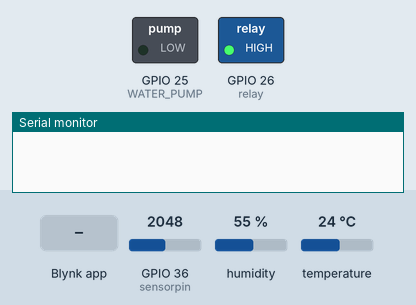
Simulated run of this sketch. Board: ESP32. On the bench: switched loads named in the sketch (green lamp = pin HIGH), the last lines printed to the serial monitor. The test bench sets the inputs (shaded band); at power-on: GPIO 36 (sensorpin) = 2048, humidity 55 %, temperature 24 °C. WiFi joins after 1.5 s; servers stay silent unless stated.

Above: at 3.0 s.
3.1 s: Blynk app writes 1 to V4
At 7.2 s:
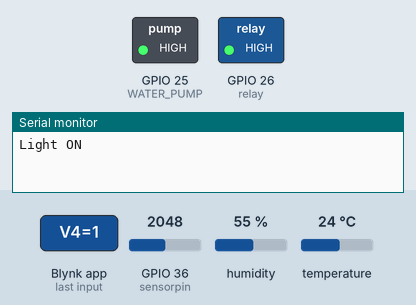
8.7 s: Blynk app writes 0 to V5
At 12.3 s:
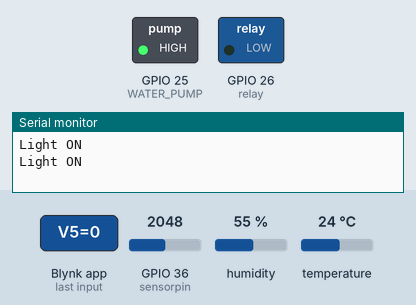
14.3 s: GPIO 36 (sensorpin) set to 2213
22.1 s: GPIO 36 (sensorpin) set to 2312
27.7 s: Blynk app writes 1 to V5
At 32.7 s:
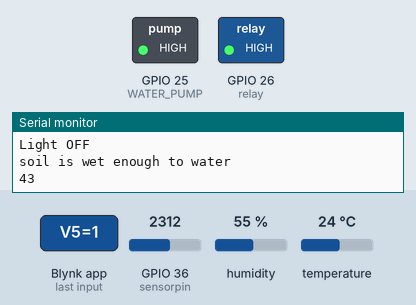
33.5 s: Blynk app writes 200 to V5
At 43.2 s:
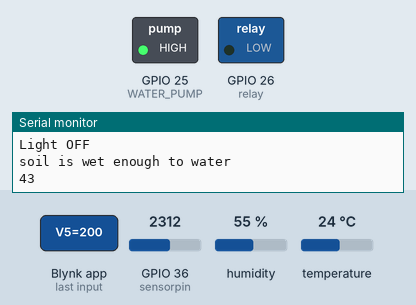
Timing chart, 0 to 44.7 s (numbered marks = the images above; inputs shaded):
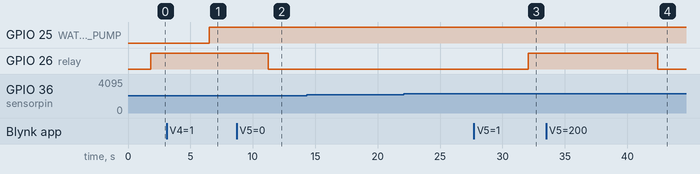

The sketch:

smartfarm.ino
```cpp
#define BLYNK_TEMPLATE_ID "TMPLKDr6-e1x"
#define BLYNK_DEVICE_NAME "smart farm"
#define BLYNK_AUTH_TOKEN "FoTVirhqum4s6pXWI5esJbeTPc9UgwGW"
#define BLYNK_PRINT Serial

#include <WiFi.h>
#include <WiFiClient.h>
#include <BlynkSimpleEsp32.h>
#include <Wire.h>
#include "DHT.h"


const int relay = 26;

int sensorpin=A0;
int sensorvalue=0;
int outputvalue=0;

int relayState = 1; // RELAY OFF

// Your WiFi credentials.
// Set password to "" for open networks.
char ssid[] = "Gg";
char pass[] = "00000003";

char auth[] = BLYNK_AUTH_TOKEN;

DHT dhtA(14, DHT22);

#define WATER_PUMP 25
boolean state = false;

BLYNK_WRITE(V5) {
  relayState = param.asInt();
  digitalWrite(relay, relayState);
  }

BLYNK_CONNECTED() {
  // Request the latest state from the server
  Blynk.syncVirtual(V5);
}

void setup()
{
  // Debug console
  Serial.begin(9600);
  Blynk.begin(auth, ssid, pass);

  pinMode(relay, OUTPUT);
  pinMode(WATER_PUMP, OUTPUT);
  dhtA.begin();

 //On power ON rely in OFF state
  digitalWrite(relay, relayState);

}

void loop()
{
  sensorvalue=analogRead(sensorpin);
  outputvalue=( 100 - ( (sensorvalue/4095.00) * 100 ) );

  if(outputvalue>74)
  {
       Serial.println("water your plant");
       Serial.print(outputvalue);
       Serial.print('\n');
       Blynk.notify("water your plant");
       delay(1000);
  }
  else if(outputvalue<45)
  {
       Serial.println("soil is wet enough to water");
       Serial.print(outputvalue);
       Serial.print('\n');
       Blynk.notify("soil is wet enough to water");
       delay(1000);
  }
  Blynk.virtualWrite(V1,outputvalue);
  Blynk.run();
  climateRoutine();                           // Climate routine
  delay(4700);

  //light
  if(relayState==1){
    digitalWrite(relay, HIGH);
    Serial.println("Light ON");
  }
  else{
    digitalWrite(relay, LOW);
    Serial.println("Light OFF");
  }
}

BLYNK_WRITE(V4)
{
  if (state == false) {
    state = true;
    Blynk.notify("You just watered your plant.");
    digitalWrite(WATER_PUMP,HIGH);
  }
  else {
    state = false;
    digitalWrite(WATER_PUMP,LOW);
  }
}

void climateRoutine() {
    float h1 = dhtA.readHumidity();            // f1 and h1 are celsius and humidity readings
    // byte t1 = dhtA.readTemperature(true);  // for temperature in farenheits
    float t1 = dhtA.readTemperature();         // from DHT/A
    Blynk.virtualWrite(V7, t1);               //  Set Virtual Pin 0 frequency to PUSH in Blynk app
    Blynk.virtualWrite(V6, h1);               //  Set Virtual Pin 1 frequency to PUSH in Blynk app
}


//// soil sensor
//int _moisture,sensor_analog;
//const int sensor_pin = A0;
//
//void setup()
//{
//  // Debug console
//  Serial.begin(9600);
//  WiFi.begin(ssid, pass);
//}
//
//void loop()
//{
//  sensor_analog = analogRead(sensor_pin);
//  _moisture = ( 100 - ( (sensor_analog/4095.00) * 100 ) );
//  Serial.print("Moisture = ");
//  Serial.print(_moisture);  /* Print Temperature on the serial window */
//  Serial.println("%");
//  delay(3000);
//}
```

Measured:
- after the input at 3.1 s, GPIO 25 (WATER_PUMP): LOW → HIGH after 3.4 s
- after the input at 8.7 s, GPIO 26 (relay): HIGH → LOW after 2.5 s
- after the input at 27.7 s, GPIO 26 (relay): LOW → HIGH after 4.3 s
- after the input at 33.5 s, GPIO 26 (relay): HIGH → LOW after 9.0 s
